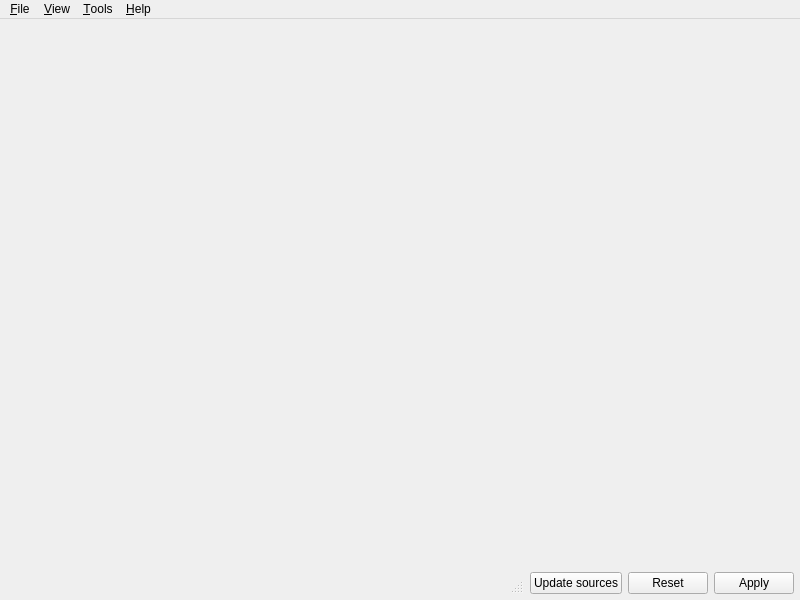
<?xml version="1.0" encoding="UTF-8"?>
<ui version="4.0">
 <class>alt::MainWindow</class>
 <widget class="QMainWindow" name="alt::MainWindow">
  <property name="geometry">
   <rect>
    <x>0</x>
    <y>0</y>
    <width>800</width>
    <height>600</height>
   </rect>
  </property>
  <property name="sizePolicy">
   <sizepolicy hsizetype="Minimum" vsizetype="Minimum">
    <horstretch>0</horstretch>
    <verstretch>0</verstretch>
   </sizepolicy>
  </property>
  <property name="minimumSize">
   <size>
    <width>200</width>
    <height>200</height>
   </size>
  </property>
  <property name="windowTitle">
   <string>ALT Components</string>
  </property>
  <widget class="QWidget" name="centralwidget">
   <property name="sizePolicy">
    <sizepolicy hsizetype="Minimum" vsizetype="Minimum">
     <horstretch>10</horstretch>
     <verstretch>10</verstretch>
    </sizepolicy>
   </property>
   <layout class="QVBoxLayout" name="verticalLayout_2">
    <property name="spacing">
     <number>6</number>
    </property>
    <property name="leftMargin">
     <number>6</number>
    </property>
    <property name="topMargin">
     <number>6</number>
    </property>
    <property name="rightMargin">
     <number>6</number>
    </property>
    <property name="bottomMargin">
     <number>6</number>
    </property>
    <item>
     <widget class="alt::ComponentsWidget" name="componentsWidget" native="true">
      <property name="sizePolicy">
       <sizepolicy hsizetype="MinimumExpanding" vsizetype="MinimumExpanding">
        <horstretch>0</horstretch>
        <verstretch>0</verstretch>
       </sizepolicy>
      </property>
     </widget>
    </item>
    <item>
     <layout class="QHBoxLayout" name="horizontalLayout">
      <property name="leftMargin">
       <number>0</number>
      </property>
      <property name="topMargin">
       <number>0</number>
      </property>
      <property name="rightMargin">
       <number>0</number>
      </property>
      <property name="bottomMargin">
       <number>0</number>
      </property>
      <item>
       <widget class="alt::MainStatusBar" name="statusbar"/>
      </item>
      <item>
       <widget class="QPushButton" name="updatePushButton">
        <property name="text">
         <string>Update sources</string>
        </property>
        <property name="icon">
         <iconset theme="view-refresh"/>
        </property>
       </widget>
      </item>
      <item>
       <widget class="QPushButton" name="resetPushButton">
        <property name="text">
         <string>Reset</string>
        </property>
        <property name="icon">
         <iconset theme="QIcon::ThemeIcon::EditUndo"/>
        </property>
       </widget>
      </item>
      <item>
       <widget class="QPushButton" name="applyPushButton">
        <property name="text">
         <string>Apply</string>
        </property>
        <property name="icon">
         <iconset theme="emblem-default"/>
        </property>
       </widget>
      </item>
     </layout>
    </item>
   </layout>
  </widget>
  <widget class="QMenuBar" name="menuBar">
   <property name="geometry">
    <rect>
     <x>0</x>
     <y>0</y>
     <width>800</width>
     <height>24</height>
    </rect>
   </property>
   <widget class="QMenu" name="viewMenu">
    <property name="title">
     <string>&amp;View</string>
    </property>
    <widget class="QMenu" name="languageMenu">
     <property name="title">
      <string>&amp;Language</string>
     </property>
    </widget>
    <widget class="QMenu" name="viewModeMenu">
     <property name="title">
      <string>&amp;View mode</string>
     </property>
     <addaction name="actionBySections"/>
     <addaction name="actionByTags"/>
     <addaction name="actionPlain"/>
     <addaction name="separator"/>
     <addaction name="actionNames_and_IDs"/>
     <addaction name="actionNames_only"/>
     <addaction name="actionIDs_only"/>
    </widget>
    <widget class="QMenu" name="editorLayoutMenu">
     <property name="title">
      <string>&amp;Editor layout</string>
     </property>
     <addaction name="actionContent"/>
    </widget>
    <addaction name="viewModeMenu"/>
    <addaction name="languageMenu"/>
    <addaction name="editorLayoutMenu"/>
   </widget>
   <widget class="QMenu" name="helpMenu">
    <property name="title">
     <string>&amp;Help</string>
    </property>
    <addaction name="manualAction"/>
    <addaction name="aboutAction"/>
   </widget>
   <widget class="QMenu" name="menu_Tools">
    <property name="title">
     <string>&amp;Tools</string>
    </property>
    <widget class="QMenu" name="menu_System">
     <property name="title">
      <string>&amp;System</string>
     </property>
     <addaction name="actionDisable_deletion_base_components"/>
     <addaction name="actionDisable_the_removal_of_packages_installed_manually"/>
    </widget>
    <addaction name="menu_System"/>
    <addaction name="action_Show_logs"/>
    <addaction name="actionShow_drafts"/>
    <addaction name="actionOther"/>
   </widget>
   <widget class="QMenu" name="menuFile">
    <property name="title">
     <string>&amp;File</string>
    </property>
    <addaction name="actionReload_components"/>
    <addaction name="separator"/>
    <addaction name="actionQuit"/>
   </widget>
   <addaction name="menuFile"/>
   <addaction name="viewMenu"/>
   <addaction name="menu_Tools"/>
   <addaction name="helpMenu"/>
  </widget>
  <action name="manualAction">
   <property name="text">
    <string>&amp;Manual</string>
   </property>
  </action>
  <action name="aboutAction">
   <property name="text">
    <string>&amp;About</string>
   </property>
  </action>
  <action name="action_Show_logs">
   <property name="text">
    <string>&amp;Show logs</string>
   </property>
  </action>
  <action name="actionReload_components">
   <property name="text">
    <string>&amp;Reload components</string>
   </property>
   <property name="shortcut">
    <string>Ctrl+R</string>
   </property>
  </action>
  <action name="actionShow_drafts">
   <property name="checkable">
    <bool>true</bool>
   </property>
   <property name="text">
    <string>&amp;Show drafts</string>
   </property>
  </action>
  <action name="actionQuit">
   <property name="text">
    <string>&amp;Quit</string>
   </property>
   <property name="shortcut">
    <string>Ctrl+Q</string>
   </property>
  </action>
  <action name="actionBySections">
   <property name="checkable">
    <bool>true</bool>
   </property>
   <property name="text">
    <string>&amp;By sections</string>
   </property>
  </action>
  <action name="actionByTags">
   <property name="checkable">
    <bool>true</bool>
   </property>
   <property name="text">
    <string>&amp;By tags</string>
   </property>
  </action>
  <action name="actionPlain">
   <property name="checkable">
    <bool>true</bool>
   </property>
   <property name="text">
    <string>&amp;Plain</string>
   </property>
  </action>
  <action name="actionContent">
   <property name="checkable">
    <bool>true</bool>
   </property>
   <property name="checked">
    <bool>true</bool>
   </property>
   <property name="enabled">
    <bool>true</bool>
   </property>
   <property name="text">
    <string>Content panel</string>
   </property>
  </action>
  <action name="actionDisable_deletion_base_components">
   <property name="checkable">
    <bool>true</bool>
   </property>
   <property name="checked">
    <bool>true</bool>
   </property>
   <property name="text">
    <string>Disable the removal of basic components</string>
   </property>
  </action>
  <action name="actionDisable_the_removal_of_packages_installed_manually">
   <property name="checkable">
    <bool>true</bool>
   </property>
   <property name="checked">
    <bool>true</bool>
   </property>
   <property name="text">
    <string>Disable the removal of packages installed manually</string>
   </property>
  </action>
  <action name="actionNames_and_IDs">
   <property name="checkable">
    <bool>true</bool>
   </property>
   <property name="text">
    <string>&amp;Names and IDs</string>
   </property>
  </action>
  <action name="actionNames_only">
   <property name="checkable">
    <bool>true</bool>
   </property>
   <property name="text">
    <string>&amp;Names only</string>
   </property>
  </action>
  <action name="actionIDs_only">
   <property name="checkable">
    <bool>true</bool>
   </property>
   <property name="text">
    <string>&amp;IDs only</string>
   </property>
  </action>
  <action name="actionOther">
   <property name="checkable">
    <bool>true</bool>
   </property>
   <property name="text">
    <string>&amp;Show the &quot;Other Components&quot; section</string>
   </property>
  </action>
 </widget>
 <customwidgets>
  <customwidget>
   <class>alt::ComponentsWidget</class>
   <extends>QWidget</extends>
   <header location="global">ui/componentswidget/componentswidget.h</header>
   <container>1</container>
  </customwidget>
  <customwidget>
   <class>alt::MainStatusBar</class>
   <extends>QStatusBar</extends>
   <header location="global">ui/statusbar/mainstatusbar.h</header>
   <container>1</container>
  </customwidget>
 </customwidgets>
 <resources/>
 <connections/>
</ui>
